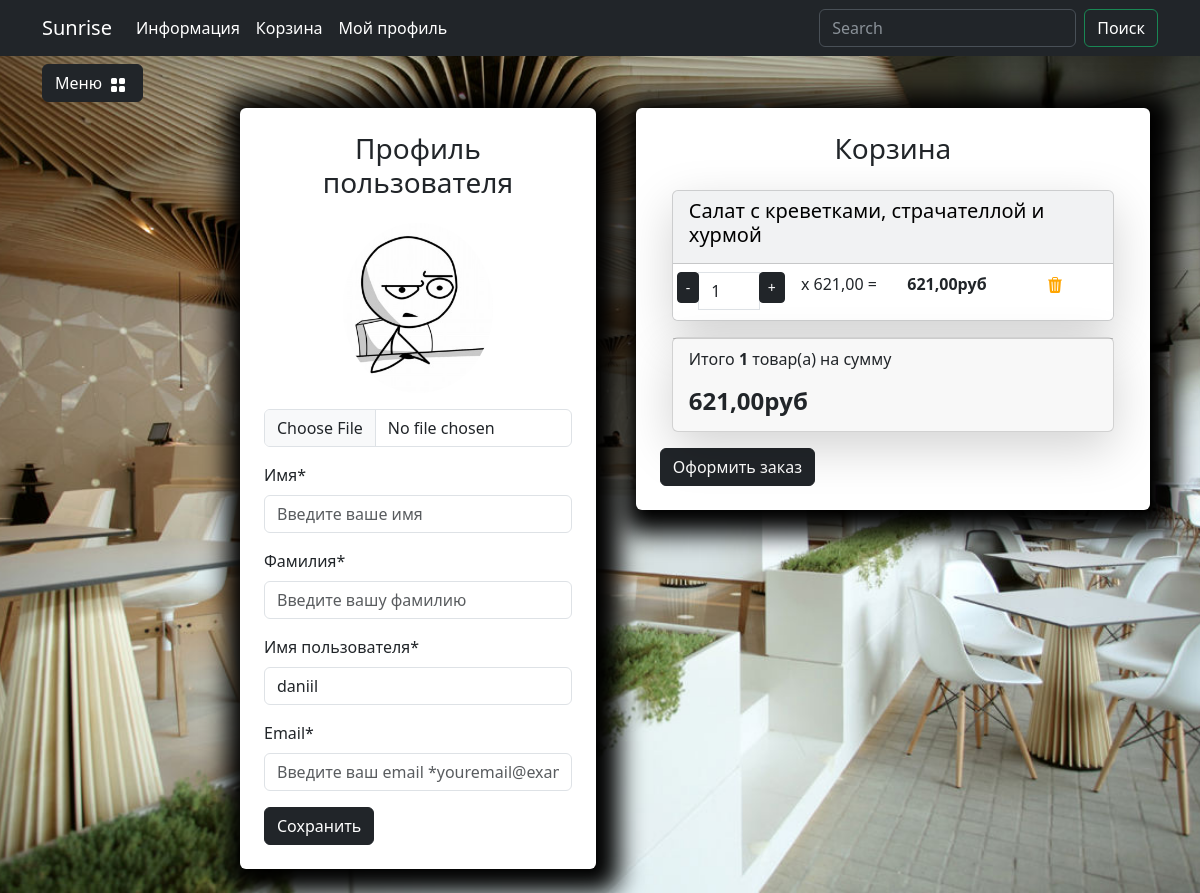
Screenshot of /user/profile/ (signed in) with the database file from the repository.
### users/models.py (models this page shows, shortened)
class User(AbstractUser):
    image=models.ImageField(upload_to='users_images',blank=True,null=True,verbose_name='Аватар')
    phone_number = models.CharField(max_length=10, blank=True, null=True)
    class Meta:
        db_table='user'
        verbose_name='Пользователя'
        verbose_name_plural='Пользователи'

### carts/models.py (models this page shows, shortened)
class Cart(models.Model):
    user = models.ForeignKey(to=User, on_delete=models.CASCADE, blank=True, null=True, verbose_name='Пользователь')
    product = models.ForeignKey(to=Products, on_delete=models.CASCADE, verbose_name='Товар')
    quantity = models.PositiveSmallIntegerField(default=0, verbose_name='Количество')
    session_key = models.CharField(max_length=32, null=True, blank=True)
    created_timestamp = models.DateTimeField(auto_now_add=True, verbose_name='Дата добавления')
    class Meta:
        db_table = 'cart'
        verbose_name = "Корзина"
        verbose_name_plural = "Корзина"
    objects = CartQueryset().as_manager()
    def products_price(self):
        return round(self.product.sell_price() * self.quantity, 2)

### goods/models.py (models this page shows, shortened)
class Products(models.Model):
    name=models.CharField(max_length=150,unique=True,verbose_name='Название')
    slug=models.SlugField(max_length=200,unique=True,blank=True,null=True,verbose_name='URL')
    description=models.TextField(blank=True,null=True,verbose_name='Описание')
    image=models.ImageField(upload_to='goods_images',blank=True,null=True,verbose_name='Изображение')
    price=models.DecimalField(default=0.00,max_digits=7,decimal_places=2,verbose_name='Цена')
    discount=models.DecimalField(default=0.00,max_digits=4,decimal_places=2,verbose_name='Скидка в %')
    porcia=models.CharField(max_length=150,default=0,verbose_name='Порция')
    category=models.ForeignKey(to=Categories,on_delete=models.CASCADE,verbose_name='Категория')
    class Meta:
        db_table='product'
        verbose_name='Продукт'
        verbose_name_plural='Продукты'
    def sell_price(self):
        if self.discount:
            return round(self.price - self.price*self.discount/100,2)
        return self.price

### users/views.py (the view)
# urls.py: path('profile/', views.profile, name='profile'),
@login_required
def profile(request):
    if request.method =='POST':
        form=ProfileForm(data=request.POST,instance=request.user,files=request.FILES)
        if form.is_valid():
           form.save()
           messages.success(request, "Профиль успешно обновлен")
           return HttpResponseRedirect(reverse('user:profile'))
    else:
        form=ProfileForm(instance=request.user)
    context ={
        'title': 'Sunrise - Профиль',
        'form': form
    }
    return render(request, 'users/profile.html', context)

### users/forms.py
class ProfileForm(UserChangeForm):
    class Meta:
        model = User
        fields = (
            "image",
            "first_name",
            "last_name",
            "username",
            "email",)
    image = forms.ImageField(required=False)
    first_name = forms.CharField()
    last_name = forms.CharField()
    username = forms.CharField()
    email = forms.CharField()

### carts/models.py (called while the page is built)
    def total_price(self):
        return sum(cart.products_price() for cart in self)

    def total_quantity(self):
        if self:
            return sum(cart.quantity for cart in self)
        return 0

### carts/templatetags/carts_tags.py (called while the page is built)
@register.simple_tag()
def user_carts(request):
    if request.user.is_authenticated:
        return Cart.objects.filter(user=request.user)

### goods/templatetags/goods_tags.py (called while the page is built)
@register.simple_tag()
def tag_categories():
    return Categories.objects.all()

### users/templates/users/profile.html (shortened to what this page needs)
{% extends "base.html" %}
{%  load static %}
{% load carts_tags %}
{% block content %}
<div class="row">
    <div class="container mt-5">
        <div class="row">
            <div class="col-md-5">
                <div class=" bg-white p-4 mb-4 mx-2 rounded custom-shadow">
                    <h3 class="text-center mb-4">Профиль пользователя</h3>
                    <form action="{%url "users:profile"%}"method="post" enctype="multipart/form-data">
                        <div class="row">
                            <div class="col-md-12 mb-3 text-center">
                                {%if user.image %}
                                    <img src="{{user.image.url}}"
                                        alt="Аватар пользователя" class="img-fluid rounded-circle"
                                        style="max-width: 150px;">
                                {%else%}
                                    <img src="{%static "deps/images/baseavatar.jpg"%}"
                                        alt="Аватар пользователя" class="img-fluid rounded-circle"
                                        style="max-width: 150px;">
                                {%endif%}
                                <input type="file" class="form-control mt-3" id="id_image"
                                    name='image'
                                    accept="image/*">
                            </div>
                            <div class="col-md-12 mb-3">
                                <label for="id_first_name" class="form-label">Имя*</label>
                                <input type="text" class="form-control" id="id_first_name"
                                    name="first_name"
                                    placeholder="Введите ваше имя" value="{{form.first_name.value}}" required>
                            </div>
                            <div class="col-md-12 mb-3">
                                <label for="id_last_name" class="form-label">Фамилия*</label>
                                <input type="text" class="form-control" id="id_last_name"
                                    name="last_name"
                                    placeholder="Введите вашу фамилию"
                                    value="{{ form.last_name.value }}"
                                    required>
                            </div>
                            <div class="col-md-12 mb-3">
                                <label for="id_username" class="form-label">Имя пользователя*</label>
                                <input type="text" class="form-control" id="id_username"
                                    name="username"
                                    placeholder="Введите ваше имя пользователя"
                                    value="{{ form.username.value }}"
                                    required>
                            </div>
                            <div class="col-md-12 mb-3">
                                <label for="id_email" class="form-label">Email*</label>
                                <input type="email" class="form-control" id="id_email"
                                    name="email"
                                    placeholder="Введите ваш email *youremail@example.com"
                                    value="{{ form.email.value }}"
                                    required>
                            </div>
                        </div>
                        <button type="submit" class="btn btn-dark">Сохранить</button>
                    </form>
                </div>
            </div>
            {% user_carts request as carts %}
            <div class="col-md-7">
                <div class=" bg-white p-4 mb-4 mx-2 rounded custom-shadow">
                    <h3 class="text-center mb-4">Корзина</h3>
                    <div class="container" id="cart-items-container">
                        {% include "carts/includes/included_cart.html"%}
                    </div>
                    {% if carts %}
                        <a class="btn btn-dark" href="../orders/create_order.html">
                            Оформить заказ
                        </a>
                    {% endif %}
                </div>
            </div>
        </div>
    </div>
</div>
{% endblock %}

### carts/templates/carts/includes/included_cart.html (shortened to what this page needs)
{% load static %}
<div class="card mb-3 text-bg-light shadow-lg">
    {% for cart in carts %}
        <div class="card-header">
            <h5 class="card-title">{{ cart.product.name }}</h5>
        </div>
        <ul class="list-group list-group-flush">
            <li class="list-group-item">
                <div class="row text-center">
                    <div class="col p-0">
                        <div class="input-group">
                            <span class="input-group-btn">
                                <button type="button" class="btn btn-dark btn-sm decrement"
                                    data-cart-id="{{ cart.id }}" data-cart-change-url="{% url "cart:cart_change" %}">
                                    -</button>
                            </span>
                            <input type="text" class="form-control number" value="{{ cart.quantity }}"
                                readonly>
                            <span class="input-group-btn">
                                <button type="button" class="btn btn-dark btn-sm increment"
                                    data-cart-id="{{ cart.id }}" data-cart-change-url="{% url "cart:cart_change" %}">
                                    +</button>
                            </span>
                        </div>
                    </div>
                    <div class="col p-0">
                        <p>x {{ cart.product.sell_price }} = </p>
                    </div>
                    <div class="col p-0"><strong>{{ cart.products_price }}руб</strong></div>
                    <div class="col p-0">
                        <a href="{% url "cart:cart_remove" cart.id %}" class="remove-from-cart" data-cart-id="">
                            <img class="mx-1" src="{% static "deps/icons/trash3-fill.svg" %}"
                                alt="Catalog Icon" width="16" height="16">
                        </a>
                    </div>
                </div>
            </li>
        </ul>
    {% endfor %}
</div>
<div class="card mb-3 shadow-lg">
    <div class="card-footer">
        <p class="float-left">Итого <strong>{{ carts.total_quantity }}</strong> товар(а) на сумму</p>
        <h4 class="float-left"><strong>{{ carts.total_price }}руб</strong></h4>
    </div>
</div>

### static/deps/css/my_css.css (style rules this page uses)
body { background-image: url("../images/bg-image.jpg"); background-repeat: no-repeat; background-attachment: fixed; background-position: center center; background-size: cover; height: 100%; }
.custom-shadow { box-shadow: 5px 5px 25px 19px #000000; }

### rows the page displays
User: username "daniil"
Cart: product.name "Салат с креветками, страчателлой и хурмой", quantity "1", product.sell_price "621,00", products_price "621,00", total_quantity "1", total_price "621,00"
